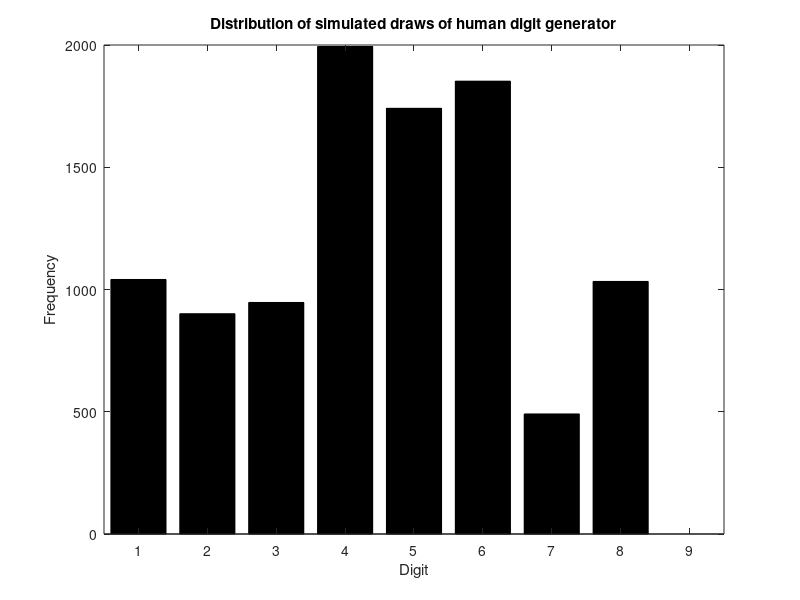
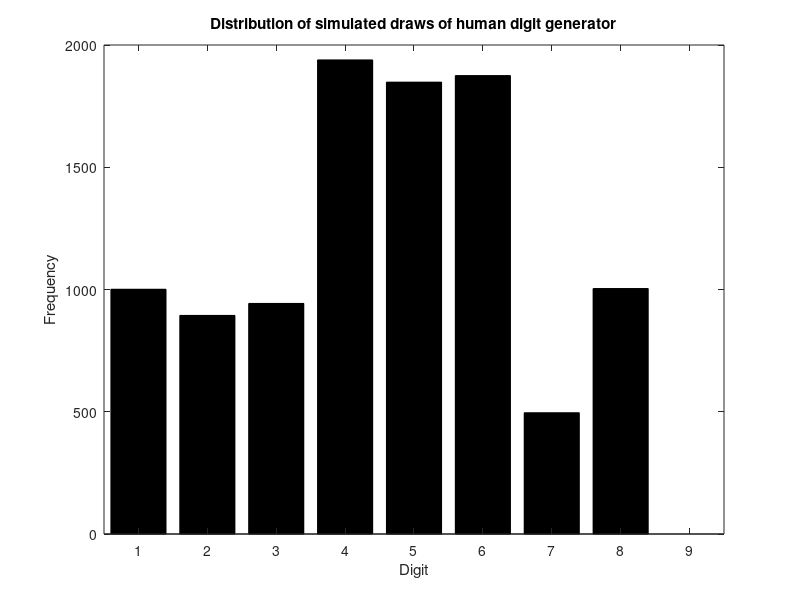

Reproduce these figures in MATLAB, in order.
%Esercizio 1
%
%Tecnica di campionamento Inverso (DISCRETO)

% Simulate the distribution observed in the
% human random digit generation task

% probabilities for each digit
theta = [0.000; ... % digit 0
0.100; ... % digit 1
0.090; ... % digit 2
0.095; ... % digit 3
0.200; ... % digit 4
0.175; ... % digit 5
0.190; ... % digit 6
0.050; ... % digit 7
0.100; ... % digit 8
0.000 ] ... % digit 9
 
% fix the random number generator
seed = 1; rand( 'state' , seed );
 
% let's say we draw K random values
K = 10000;
digitset = 0:9;
Y = randsample(digitset,K,true,theta);
 
 % create a new figure
figure( 1 ); clf;

% Show the histogram of the simulated draws
counts = hist( Y , digitset );
bar( digitset , counts , 'k' );
xlim( [ 0.5 9.5 ] );
xlabel( 'Digit' );
ylabel( 'Frequency' );
title( 'Distribution of simulated draws of human digit generator' );


%Calcolo la Distribuzione cumulativa di theta
thetaC=cumsum(theta);

%genero K campioni Random a distribuzione uniforme in [0 1]
Y1=unifrnd(0,1,1,K);
outcome=zeros(1,K);
%Campionamento Inverso
for i=1:K
    j=1;
    while Y1(i) >= thetaC(j)
        j=j+1;          
    end
    outcome(i)=j-1;
end
% create a new figure
figure(2 ); clf;

% Show the histogram of the simulated draws
counts = hist( outcome , digitset );
bar( digitset , counts , 'k' );
xlim( [ 0.5 9.5 ] );
xlabel( 'Digit' );
ylabel( 'Frequency' );
title( 'Distribution of simulated draws of human digit generator' );
